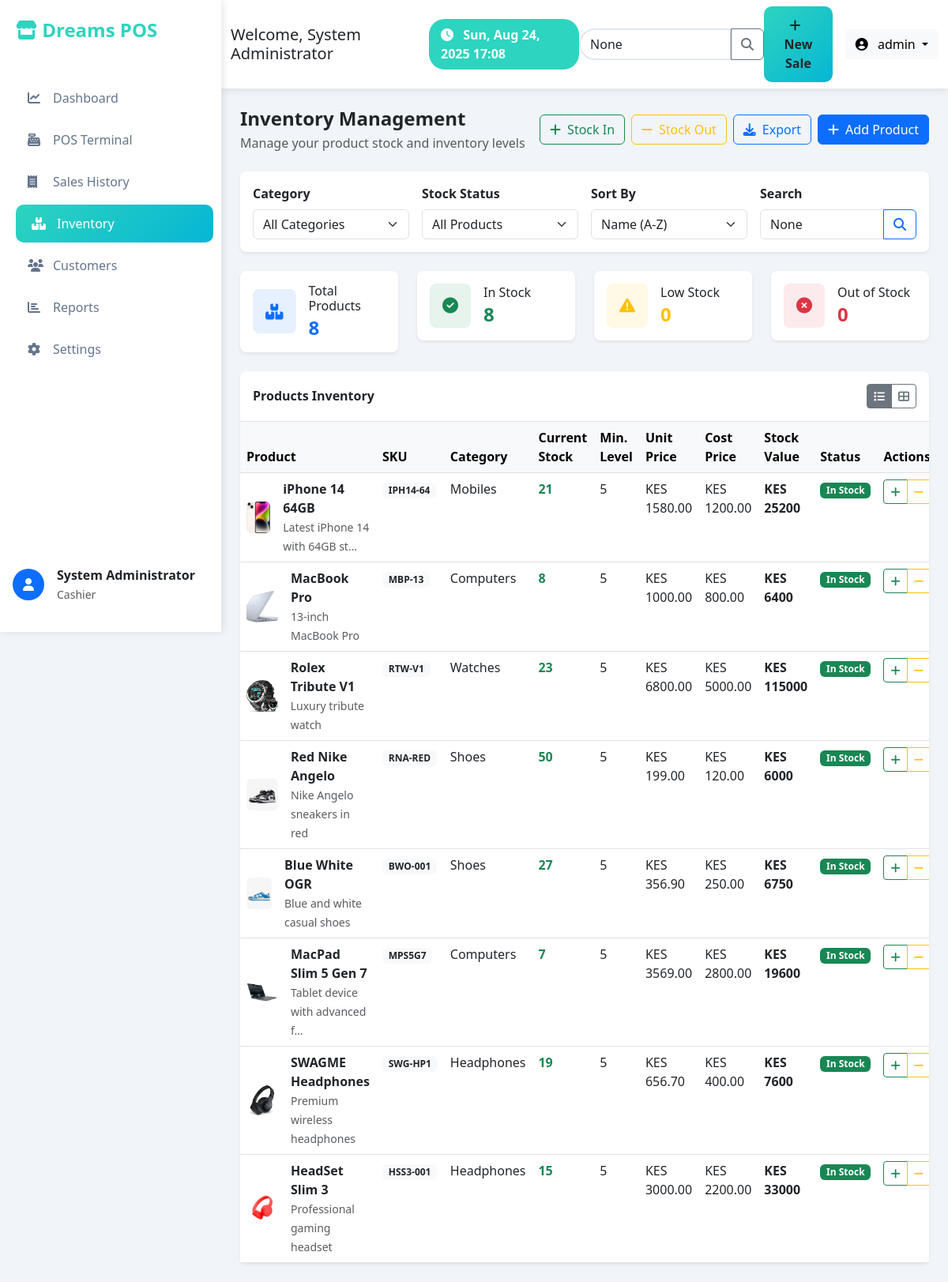
The app's page /inventory/ (signed in), older data.
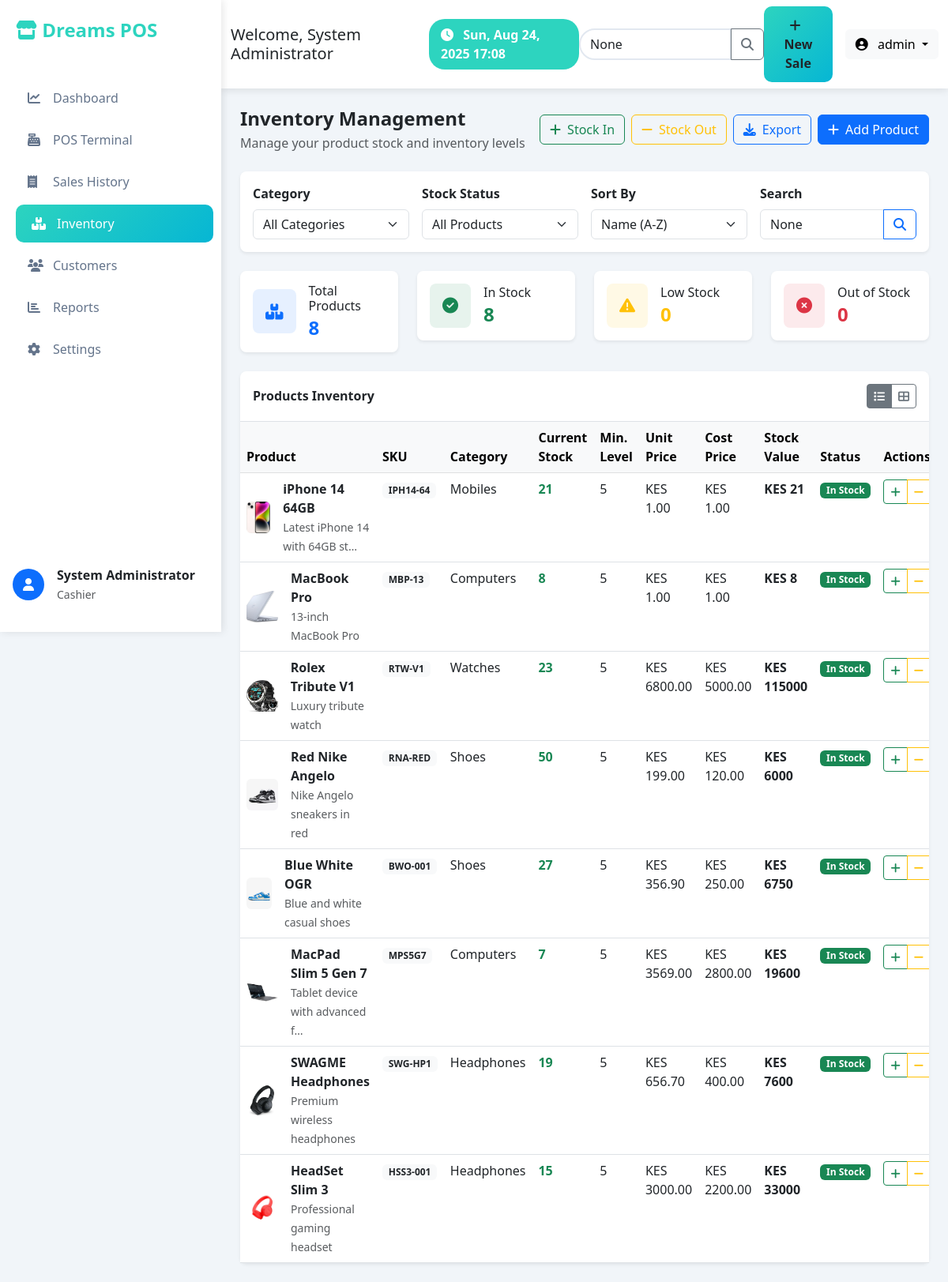
The same page, newer data.
### pos_application/models.py (models this page shows, shortened)
class Product(models.Model):
    name = models.CharField(max_length=200)
    category = models.ForeignKey(Category, on_delete=models.CASCADE)
    sku = models.CharField(max_length=50, unique=True)
    description = models.TextField(blank=True)
    price = models.DecimalField(max_digits=10, decimal_places=2)
    cost_price = models.DecimalField(max_digits=10, decimal_places=2, default=0.00)
    stock_quantity = models.IntegerField(default=0)
    min_stock_level = models.IntegerField(default=5)
    image = models.ImageField(upload_to='products/', blank=True, null=True)
    is_active = models.BooleanField(default=True)
    created_at = models.DateTimeField(auto_now_add=True)
    updated_at = models.DateTimeField(auto_now=True)
    @property
    def is_low_stock(self):
        return self.stock_quantity <= self.min_stock_level

class Category(models.Model):
    name = models.CharField(max_length=100)
    description = models.TextField(blank=True)
    icon = models.CharField(max_length=50, blank=True)  # For FontAwesome icons
    created_at = models.DateTimeField(auto_now_add=True)
    class Meta:
        verbose_name_plural = "Categories"

### pos_application/views.py (the view)
# urls.py: path('inventory/', views.inventory_management, name='inventory'),
@login_required
def inventory_management(request):
    products = Product.objects.select_related('category').all()
    categories = Category.objects.all()
    category_id = request.GET.get('category')
    if category_id:
        products = products.filter(category_id=category_id)
    search_query = request.GET.get('search')
    if search_query:
        products = products.filter(
            Q(name__icontains=search_query) |
            Q(sku__icontains=search_query)
        )
    context = {
        'products': products,
        'categories': categories,
        'selected_category': category_id,
        'search_query': search_query,
    }
    return render(request, 'inventory.html', context)

### templates/inventory.html (shortened to what the changed rows need)
{% extends 'base.html' %}
{% load static %}
{% block content %}
<div class="row">
    <div class="col-12">
        <div class="bg-white rounded-3 shadow-sm">
            <div class="table-responsive">
                <table class="table table-hover mb-0">
                    <thead class="table-light">
                        <tr>
                            <th>Product</th>
                            <th>SKU</th>
                            <th>Category</th>
                            <th>Current Stock</th>
                            <th>Min. Level</th>
                            <th>Unit Price</th>
                            <th>Cost Price</th>
                            <th>Stock Value</th>
                            <th>Status</th>
                            <th>Actions</th>
                        </tr>
                    </thead>
                    <tbody>
                        {% for product in products %}
                        <tr data-product-id="{{ product.id }}">
                            <td>
                                <div class="d-flex align-items-center">
                                    {% if product.image %}
                                        <img src="{{ product.image.url }}" alt="{{ product.name }}"
                                             class="rounded me-3" style="width: 40px; height: 40px; object-fit: cover;">
                                    {% else %}
                                        <div class="bg-light rounded me-3 d-flex align-items-center justify-content-center"
                                             style="width: 40px; height: 40px;">
                                            <i class="fas fa-image text-muted"></i>
                                        </div>
                                    {% endif %}
                                    <div>
                                        <div class="fw-semibold">{{ product.name }}</div>
                                        {% if product.description %}
                                            <small class="text-muted">{{ product.description|truncatechars:30 }}</small>
                                        {% endif %}
                                    </div>
                                </div>
                            </td>
                            <td>
                                <span class="badge bg-light text-dark">{{ product.sku }}</span>
                            </td>
                            <td>{{ product.category.name }}</td>
                            <td>
                                <span class="fw-bold stock-quantity {% if product.stock_quantity == 0 %}text-danger{% elif product.is_low_stock %}text-warning{% else %}text-success{% endif %}">
                                    {{ product.stock_quantity }}
                                </span>
                            </td>
                            <td>{{ product.min_stock_level }}</td>
                            <td>KES {{ product.price }}</td>
                            <td>KES {{ product.cost_price }}</td>
                            <td>
                                <span class="fw-semibold stock-value">KES {% widthratio product.stock_quantity 1 product.cost_price %}</span>
                            </td>
                            <td>
                                <span class="stock-status badge {% if product.stock_quantity == 0 %}bg-danger{% elif product.is_low_stock %}bg-warning{% else %}bg-success{% endif %}">
                                    {% if product.stock_quantity == 0 %}Out of Stock{% elif product.is_low_stock %}Low Stock{% else %}In Stock{% endif %}
                                </span>
                            </td>
                            <td>
                                <div class="btn-group btn-group-sm">
                                    <button class="btn btn-outline-success" onclick="quickStockIn({{ product.id }}, '{{ product.name }}')" title="Stock In">
                                        <i class="fas fa-plus"></i>
                                    </button>
                                    <button class="btn btn-outline-warning" onclick="quickStockOut({{ product.id }}, '{{ product.name }}', {{ product.stock_quantity }})" title="Stock Out">
                                        <i class="fas fa-minus"></i>
                                    </button>
                                </div>
                            </td>
                        </tr>
                        {% endfor %}
                    </tbody>
                </table>
            </div>
        </div>
    </div>
</div>
{% endblock %}

Row changes from the older to the newer data that the page shows:
changed Product "iPhone 14 64GB": price "1580.00" → "1.00"; cost_price "1200.00" → "1.00"; stock_quantity+cost_price "25200" → "21"
changed Product "MacBook Pro": price "1000.00" → "1.00"; cost_price "800.00" → "1.00"; stock_quantity+cost_price "6400" → "8"
